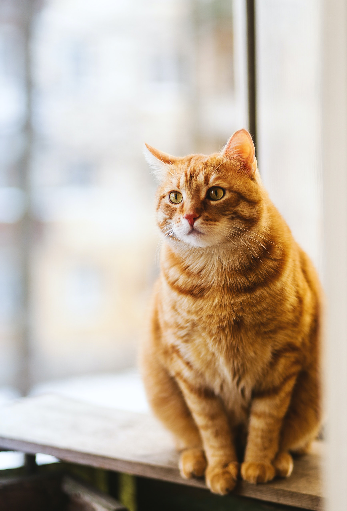
#> input picture Original Input Images/Chapter 3/input.jpg, 347 x 511 px, found by its file name
$ python 'Image translation.py'
#> lines starting #> are read from the running program, lines starting #| are printed output that depends on the picture
import cv2
import numpy as np

img = cv2.imread("input.jpg")
#> img is the input picture: shape (511, 347, 3); mean B, G, R 160.4, 177, 192

# Define the translation matrix
tx = 50   # x-direction
ty = 100  # y-direction
M = np.float32([[1, 0, tx], [0, 1, ty]])

# Apply the translation to the image
rows, cols, _ = img.shape
#> rows = 511; cols = 347
translated_img = cv2.warpAffine(img, M, (cols, rows))
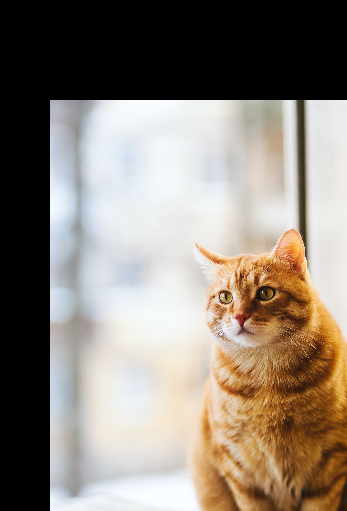
#> translated_img: shape (511, 347, 3); mean B, G, R 120.5, 130.9, 140.5

cv2.imshow("Original Image", img)
cv2.imshow("Translated Image", translated_img)
cv2.waitKey(0)
cv2.destroyAllWindows()
